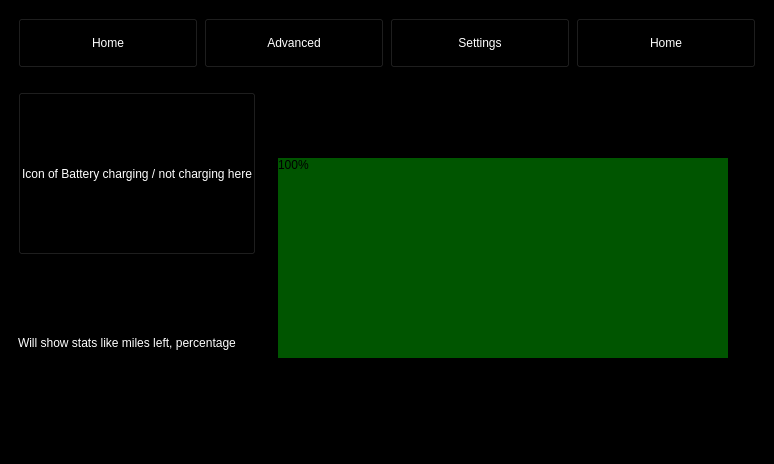
<?xml version="1.0" encoding="UTF-8"?>
<ui version="4.0">
 <class>MainWindow</class>
 <widget class="QMainWindow" name="MainWindow">
  <property name="geometry">
   <rect>
    <x>0</x>
    <y>0</y>
    <width>774</width>
    <height>464</height>
   </rect>
  </property>
  <property name="windowTitle">
   <string>MainWindow</string>
  </property>
  <property name="styleSheet">
   <string notr="true">background-color: rgb(0, 0, 0);</string>
  </property>
  <widget class="QWidget" name="centralwidget">
   <layout class="QHBoxLayout" name="horizontalLayout">
    <item>
     <layout class="QVBoxLayout" name="verticalLayout_2">
      <item>
       <widget class="QWidget" name="horizontalWidget" native="true">
        <layout class="QHBoxLayout" name="horizontalLayout_2">
         <item>
          <widget class="QPushButton" name="homeBtn">
           <property name="sizePolicy">
            <sizepolicy hsizetype="Preferred" vsizetype="Preferred">
             <horstretch>0</horstretch>
             <verstretch>0</verstretch>
            </sizepolicy>
           </property>
           <property name="minimumSize">
            <size>
             <width>0</width>
             <height>50</height>
            </size>
           </property>
           <property name="styleSheet">
            <string notr="true">color: rgb(255, 255, 255);</string>
           </property>
           <property name="text">
            <string>Home</string>
           </property>
          </widget>
         </item>
         <item>
          <widget class="QPushButton" name="advancedBtn">
           <property name="sizePolicy">
            <sizepolicy hsizetype="Preferred" vsizetype="Preferred">
             <horstretch>0</horstretch>
             <verstretch>0</verstretch>
            </sizepolicy>
           </property>
           <property name="minimumSize">
            <size>
             <width>0</width>
             <height>50</height>
            </size>
           </property>
           <property name="styleSheet">
            <string notr="true">color: rgb(255, 255, 255);</string>
           </property>
           <property name="text">
            <string>Advanced</string>
           </property>
          </widget>
         </item>
         <item>
          <widget class="QPushButton" name="settingsBtn">
           <property name="sizePolicy">
            <sizepolicy hsizetype="Preferred" vsizetype="Preferred">
             <horstretch>0</horstretch>
             <verstretch>0</verstretch>
            </sizepolicy>
           </property>
           <property name="minimumSize">
            <size>
             <width>0</width>
             <height>50</height>
            </size>
           </property>
           <property name="styleSheet">
            <string notr="true">color: rgb(255, 255, 255);</string>
           </property>
           <property name="text">
            <string>Settings</string>
           </property>
          </widget>
         </item>
         <item>
          <widget class="QPushButton" name="extraBtn">
           <property name="sizePolicy">
            <sizepolicy hsizetype="Preferred" vsizetype="Preferred">
             <horstretch>0</horstretch>
             <verstretch>0</verstretch>
            </sizepolicy>
           </property>
           <property name="minimumSize">
            <size>
             <width>0</width>
             <height>50</height>
            </size>
           </property>
           <property name="styleSheet">
            <string notr="true">color: rgb(255, 255, 255);</string>
           </property>
           <property name="text">
            <string>Home</string>
           </property>
          </widget>
         </item>
        </layout>
       </widget>
      </item>
      <item>
       <layout class="QHBoxLayout" name="horizontalLayout_3">
        <item>
         <widget class="QStackedWidget" name="stack">
          <widget class="QWidget" name="homePage">
           <layout class="QHBoxLayout" name="horizontalLayout_5">
            <item>
             <layout class="QHBoxLayout" name="horizontalLayout_4">
              <item>
               <layout class="QVBoxLayout" name="verticalLayout">
                <item>
                 <widget class="QPushButton" name="chargingStatusIconBtn">
                  <property name="sizePolicy">
                   <sizepolicy hsizetype="Preferred" vsizetype="Preferred">
                    <horstretch>0</horstretch>
                    <verstretch>0</verstretch>
                   </sizepolicy>
                  </property>
                  <property name="styleSheet">
                   <string notr="true">color: rgb(255, 255, 255);</string>
                  </property>
                  <property name="text">
                   <string>Icon of Battery charging / not charging here</string>
                  </property>
                 </widget>
                </item>
                <item>
                 <widget class="QLabel" name="statsLabel">
                  <property name="styleSheet">
                   <string notr="true">color: rgb(255, 255, 255);</string>
                  </property>
                  <property name="text">
                   <string>Will show stats like miles left, percentage </string>
                  </property>
                 </widget>
                </item>
               </layout>
              </item>
              <item>
               <layout class="QVBoxLayout" name="verticalLayout_8">
                <property name="leftMargin">
                 <number>16</number>
                </property>
                <property name="rightMargin">
                 <number>28</number>
                </property>
                <item>
                 <widget class="QLabel" name="emptyLabel2">
                  <property name="text">
                   <string/>
                  </property>
                 </widget>
                </item>
                <item>
                 <widget class="QProgressBar" name="batteryBar">
                  <property name="sizePolicy">
                   <sizepolicy hsizetype="Expanding" vsizetype="Preferred">
                    <horstretch>0</horstretch>
                    <verstretch>0</verstretch>
                   </sizepolicy>
                  </property>
                  <property name="minimumSize">
                   <size>
                    <width>0</width>
                    <height>200</height>
                   </size>
                  </property>
                  <property name="maximumSize">
                   <size>
                    <width>16777215</width>
                    <height>16777215</height>
                   </size>
                  </property>
                  <property name="styleSheet">
                   <string notr="true">QProgressBar::chunk {background:rgb(0, 85, 0);}
QProgressBar::chunk{background-image:url(:/new/images/empty-battery.png);}
</string>
                  </property>
                  <property name="value">
                   <number>100</number>
                  </property>
                 </widget>
                </item>
                <item>
                 <widget class="QLabel" name="emptyLabel1">
                  <property name="styleSheet">
                   <string notr="true">color: rgb(255, 255, 255);</string>
                  </property>
                  <property name="text">
                   <string/>
                  </property>
                 </widget>
                </item>
               </layout>
              </item>
             </layout>
            </item>
           </layout>
          </widget>
          <widget class="QWidget" name="warningPage"/>
          <widget class="QWidget" name="settingsPage"/>
          <widget class="QWidget" name="advancedPage"/>
         </widget>
        </item>
       </layout>
      </item>
     </layout>
    </item>
   </layout>
  </widget>
  <widget class="QMenuBar" name="menubar">
   <property name="geometry">
    <rect>
     <x>0</x>
     <y>0</y>
     <width>774</width>
     <height>20</height>
    </rect>
   </property>
  </widget>
  <widget class="QStatusBar" name="statusbar"/>
 </widget>
 <resources/>
 <connections/>
</ui>
